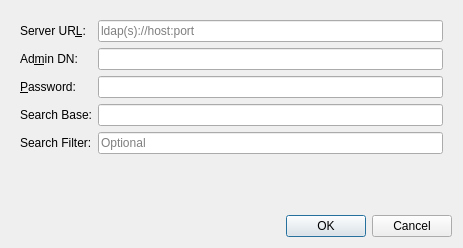
<?xml version="1.0" encoding="UTF-8"?>
<ui version="4.0">
 <class>LdapSettingsDialog</class>
 <widget class="QDialog" name="LdapSettingsDialog">
  <property name="geometry">
   <rect>
    <x>0</x>
    <y>0</y>
    <width>463</width>
    <height>246</height>
   </rect>
  </property>
  <property name="minimumSize">
   <size>
    <width>460</width>
    <height>0</height>
   </size>
  </property>
  <property name="windowTitle">
   <string>LDAP Settings</string>
  </property>
  <layout class="QVBoxLayout" name="verticalLayout_3" stretch="0,1,0,1,0">
   <item>
    <widget class="QWidget" name="fieldsWidget" native="true">
     <layout class="QFormLayout" name="formLayout_2">
      <item row="0" column="0">
       <widget class="QLabel" name="serverLabel">
        <property name="text">
         <string>Server UR&amp;L:</string>
        </property>
        <property name="buddy">
         <cstring>serverLineEdit</cstring>
        </property>
       </widget>
      </item>
      <item row="0" column="1">
       <widget class="QLineEdit" name="serverLineEdit">
        <property name="placeholderText">
         <string>ldap(s)://host:port</string>
        </property>
       </widget>
      </item>
      <item row="1" column="0">
       <widget class="QLabel" name="adminDnLabel">
        <property name="text">
         <string>Ad&amp;min DN:</string>
        </property>
        <property name="buddy">
         <cstring>adminDnLineEdit</cstring>
        </property>
       </widget>
      </item>
      <item row="1" column="1">
       <widget class="QLineEdit" name="adminDnLineEdit"/>
      </item>
      <item row="2" column="0">
       <widget class="QLabel" name="passwordLabel">
        <property name="text">
         <string>&amp;Password:</string>
        </property>
        <property name="buddy">
         <cstring>passwordLineEdit</cstring>
        </property>
       </widget>
      </item>
      <item row="2" column="1">
       <widget class="QLineEdit" name="passwordLineEdit">
        <property name="echoMode">
         <enum>QLineEdit::Password</enum>
        </property>
       </widget>
      </item>
      <item row="3" column="0">
       <widget class="QLabel" name="searchBaseLabel">
        <property name="text">
         <string>Search Base:</string>
        </property>
       </widget>
      </item>
      <item row="3" column="1">
       <widget class="QLineEdit" name="searchBaseLineEdit"/>
      </item>
      <item row="4" column="0">
       <widget class="QLabel" name="searchFilterLabel">
        <property name="text">
         <string>Search Filter:</string>
        </property>
       </widget>
      </item>
      <item row="4" column="1">
       <widget class="QLineEdit" name="searchFilterLineEdit">
        <property name="placeholderText">
         <string>Optional</string>
        </property>
       </widget>
      </item>
     </layout>
    </widget>
   </item>
   <item>
    <spacer name="verticalSpacer_2">
     <property name="orientation">
      <enum>Qt::Vertical</enum>
     </property>
     <property name="sizeHint" stdset="0">
      <size>
       <width>20</width>
       <height>40</height>
      </size>
     </property>
    </spacer>
   </item>
   <item>
    <widget class="QStackedWidget" name="testStackWidget">
     <property name="currentIndex">
      <number>1</number>
     </property>
     <widget class="QWidget" name="testProgressPage">
      <layout class="QVBoxLayout" name="verticalLayout">
       <item>
        <widget class="QProgressBar" name="testProgressBar">
         <property name="maximum">
          <number>100</number>
         </property>
         <property name="value">
          <number>0</number>
         </property>
         <property name="textVisible">
          <bool>true</bool>
         </property>
         <property name="format">
          <string>Testing...</string>
         </property>
        </widget>
       </item>
      </layout>
     </widget>
     <widget class="QWidget" name="testResultPage">
      <layout class="QVBoxLayout" name="verticalLayout_2">
       <item>
        <widget class="QLabel" name="testResultLabel">
         <property name="text">
          <string/>
         </property>
        </widget>
       </item>
      </layout>
     </widget>
    </widget>
   </item>
   <item>
    <spacer name="verticalSpacer">
     <property name="orientation">
      <enum>Qt::Vertical</enum>
     </property>
     <property name="sizeHint" stdset="0">
      <size>
       <width>20</width>
       <height>40</height>
      </size>
     </property>
    </spacer>
   </item>
   <item>
    <widget class="QDialogButtonBox" name="buttonBox">
     <property name="standardButtons">
      <set>QDialogButtonBox::Cancel|QDialogButtonBox::Ok</set>
     </property>
    </widget>
   </item>
  </layout>
 </widget>
 <resources/>
 <connections/>
</ui>
